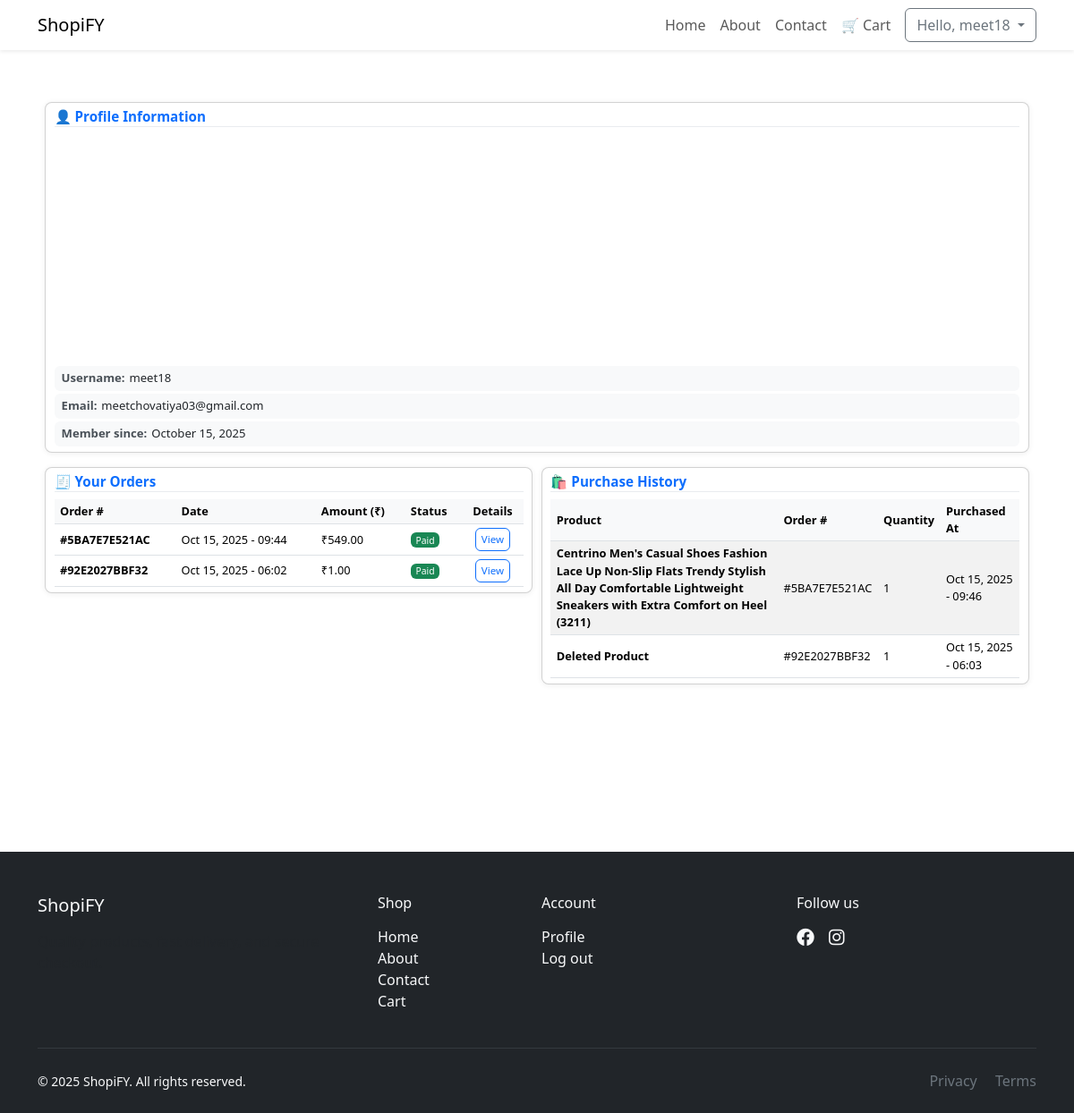
Screenshot of /profile/ (signed in) with the database file from the repository.
### shop/models.py (models this page shows, shortened)
class Order(models.Model):
    STATUS_CHOICES = (
        ('Pending', 'Pending'),
        ('Paid', 'Paid'),
        ('Failed', 'Failed'),
    )
    user = models.ForeignKey(settings.AUTH_USER_MODEL, on_delete=models.CASCADE)
    name = models.CharField(max_length=200, default='Anonymous')
    mobile = models.CharField(max_length=20, default='0000000000')
    city = models.CharField(max_length=100, default='Unknown')
    address = models.TextField(default='Not provided')
    pincode = models.CharField(max_length=10, default="")
    razorpay_order_id = models.CharField(max_length=255, blank=True, null=True)
    razorpay_payment_id = models.CharField(max_length=255, blank=True, null=True)
    razorpay_signature = models.CharField(max_length=255, blank=True, null=True)
    amount = models.DecimalField(max_digits=10, decimal_places=2, default=Decimal('0.00'))
    status = models.CharField(max_length=20, choices=STATUS_CHOICES, default='Pending')
    created_at = models.DateTimeField(auto_now_add=True)
    order_number = models.CharField(
        max_length=12,
        unique=True,
        editable=False,
        default=generate_unique_order_number,
        blank=False
    )
    class Meta:
        ordering = ['-created_at']

class UserPurchaseHistory(models.Model):
    user = models.ForeignKey(settings.AUTH_USER_MODEL, on_delete=models.CASCADE)
    product = models.ForeignKey(Product, on_delete=models.SET_NULL, null=True)
    order = models.ForeignKey(Order, on_delete=models.CASCADE)
    quantity = models.PositiveIntegerField(default=1)
    purchased_at = models.DateTimeField(auto_now_add=True)
    class Meta:
        verbose_name_plural = "User Purchase Histories"
        ordering = ['-purchased_at']

class Product(models.Model):
    name = models.CharField(max_length=200)
    description = models.TextField()
    price = models.DecimalField(max_digits=10, decimal_places=2, validators=[MinValueValidator(0)])
    image = models.ImageField(upload_to='products/%Y/%m', blank=True, null=True)
    category = models.ForeignKey(Category, related_name='products', on_delete=models.CASCADE)
    stock = models.PositiveIntegerField(default=0)
    available = models.BooleanField(default=True)
    discount_percent = models.PositiveIntegerField(default=0, help_text="Percentage discount for sale items")
    created_at = models.DateTimeField(auto_now_add=True)
    updated_at = models.DateTimeField(auto_now=True)
    class Meta:
        ordering = ['-created_at']

### shop/views.py (the view)
# urls.py: path('profile/', views.profile_view, name='profile'),
@login_required(login_url='/login/')
def profile_view(request):
    orders = Order.objects.filter(user=request.user).order_by('-created_at')
    purchase_history = UserPurchaseHistory.objects.filter(user=request.user)\
                        .select_related('product', 'order').order_by('-purchased_at')
    context = {
        'user_obj': request.user,
        'orders': orders,
        'purchase_history': purchase_history,
        'now': datetime.now()
    }
    return render(request, 'shop/profile.html', context)

### shop/models.py (called while the page is built)
    @property
    def subtotal(self):
        return self.price * self.quantity

### templates/shop/profile.html (shortened to what this page needs)
{% extends "base.html" %}
{% block content %}
<div class="profile-page">
    <div class="profile-content container">
        <div class="row justify-content-center">
            <div class="col-lg-10 col-xl-12">
                <div class="card profile-card mb-3">
                    <div class="card-body">
                        <div class="section-header">
                            <h2>👤 Profile Information</h2>
                        </div>
                        <div class="profile-info">
                            <div class="profile-info-item">
                                <strong>Username:</strong>
                                <span>{{ user_obj.username }}</span>
                            </div>
                            <div class="profile-info-item">
                                <strong>Email:</strong>
                                <span>{{ user_obj.email|default:"—" }}</span>
                            </div>
                            <div class="profile-info-item">
                                <strong>Member since:</strong>
                                <span>{{ user_obj.date_joined|date:"F j, Y" }}</span>
                            </div>
                        </div>
                    </div>
                </div>
                <div class="dashboard-row">
                    <div class="card profile-card">
                        <div class="card-body">
                            <div class="section-header">
                                <h2>🧾 Your Orders</h2>
                            </div>
                            {% if orders %}
                            <div class="table-responsive">
                                <table class="table table-hover">
                                    <thead>
                                        <tr>
                                            <th>Order #</th>
                                            <th>Date</th>
                                            <th>Amount (₹)</th>
                                            <th>Status</th>
                                            <th class="text-center">Details</th>
                                        </tr>
                                    </thead>
                                    <tbody>
                                        {% for order in orders %}
                                        <tr>
                                            <td class="fw-semibold">#{{ order.order_number }}</td>
                                            <td>{{ order.created_at|date:"M d, Y - H:i" }}</td>
                                            <td>₹{{ order.amount }}</td>
                                            <td>
                                                {% if order.status == "Paid" %}
                                                <span class="badge bg-success">Paid</span>
                                                {% elif order.status == "Pending" %}
                                                <span class="badge bg-warning text-dark">Pending</span>
                                                {% else %}
                                                <span class="badge bg-danger">Failed</span>
                                                {% endif %}
                                            </td>
                                            <td class="text-center">
                                                <button class="btn btn-sm btn-outline-primary" type="button" data-bs-toggle="collapse" data-bs-target="#order{{ order.id }}">
                                                    View
                                                </button>
                                            </td>
                                        </tr>
                                        {% endfor %}
                                    </tbody>
                                </table>
                            </div>
                            {% else %}
                            <div class="empty-state">
                                <p>You have not placed any orders yet.</p>
                            </div>
                            {% endif %}
                        </div>
                    </div>
                    <div class="card profile-card">
                        <div class="card-body">
                            <div class="section-header">
                                <h2>🛍️ Purchase History</h2>
                            </div>
                            {% if purchase_history %}
                            <div class="table-responsive">
                                <table class="table table-striped">
                                    <thead>
                                        <tr>
                                            <th>Product</th>
                                            <th>Order #</th>
                                            <th>Quantity</th>
                                            <th>Purchased At</th>
                                        </tr>
                                    </thead>
                                    <tbody>
                                        {% for item in purchase_history %}
                                        <tr>
                                            <td class="fw-semibold">{{ item.product.name|default:"Deleted Product" }}</td>
                                            <td>#{{ item.order.order_number }}</td>
                                            <td>{{ item.quantity }}</td>
                                            <td>{{ item.purchased_at|date:"M d, Y - H:i" }}</td>
                                        </tr>
                                        {% endfor %}
                                    </tbody>
                                </table>
                            </div>
                            {% else %}
                            <div class="empty-state">
                                <p>No purchases recorded yet.</p>
                            </div>
                            {% endif %}
                        </div>
                    </div>
                </div>
            </div>
        </div>
    </div>
</div>
{% endblock %}

### templates/base.html (shortened to what this page needs)
{% load static %}
<!DOCTYPE html>
<html lang="en">
<head>
    <link
        href="https://cdn.jsdelivr.net/npm/bootstrap@5.3.2/dist/css/bootstrap.min.css"
        rel="stylesheet"
    />
    <link rel="stylesheet" href="{% static 'shop/css/main.css' %}" />
</head>
<body>
    <nav class="navbar navbar-expand-lg navbar-light bg-white shadow-sm">
        <div class="container">
            <a class="navbar-brand" href="{% url 'shop:home' %}">ShopiFY</a>
            <div class="collapse navbar-collapse" id="nav">
                <ul class="navbar-nav ms-auto align-items-center">
                    <li class="nav-item">
                        <a class="nav-link" href="{% url 'shop:home' %}">Home</a>
                    </li>
                    <li class="nav-item">
                        <a class="nav-link" href="{% url 'shop:about' %}">About</a>
                    </li>
                    <li class="nav-item">
                        <a class="nav-link" href="{% url 'shop:contact' %}">Contact</a>
                    </li>
                    <li class="nav-item">
                        <a class="nav-link position-relative" href="{% url 'shop:cart' %}">
                            🛒 Cart
                        </a>
                    </li>
                    {% if request.user.is_authenticated %}
                        <li class="nav-item dropdown ms-2">
                            <a class="btn btn-outline-secondary dropdown-toggle" href="#" id="userMenu" role="button" data-bs-toggle="dropdown" aria-expanded="false">
                                Hello, {{ request.user.username }}
                            </a>
                        </li>
                    {% endif %}
                </ul>
            </div>
        </div>
    </nav>
    <div class="container my-5">
        {% block content %}{% endblock %}
    </div>
    <footer class="bg-dark text-light pt-5 mt-5">
        <div class="container">
            <div class="row gy-4">
                <div class="col-12 col-md-4">
                    <h5 class="mb-3">ShopiFY</h5>
                    <p class="text-muted">Quality products, fast delivery, and secure checkout.</p>
                </div>
                <div class="col-6 col-md-2">
                    <h6 class="mb-3">Shop</h6>
                    <ul class="list-unstyled">
                        <li><a class="link-light text-decoration-none" href="{% url 'shop:home' %}">Home</a></li>
                        <li><a class="link-light text-decoration-none" href="{% url 'shop:about' %}">About</a></li>
                        <li><a class="link-light text-decoration-none" href="{% url 'shop:contact' %}">Contact</a></li>
                        <li><a class="link-light text-decoration-none" href="{% url 'shop:cart' %}">Cart</a></li>
                    </ul>
                </div>
                <div class="col-6 col-md-3">
                    <h6 class="mb-3">Account</h6>
                    <ul class="list-unstyled">
                        {% if request.user.is_authenticated %}
                            <li><a class="link-light text-decoration-none" href="{% url 'shop:profile' %}">Profile</a></li>
                            <li><a class="link-light text-decoration-none" href="{% url 'shop:logout' %}">Log out</a></li>
                        {% else %}
                            <li><a class="link-light text-decoration-none" href="{% url 'shop:login' %}">Log in</a></li>
                            <li><a class="link-light text-decoration-none" href="{% url 'shop:register' %}">Sign up</a></li>
                        {% endif %}
                    </ul>
                </div>
                <div class="col-12 col-md-3">
                    <h6 class="mb-3">Follow us</h6>
                    <div class="d-flex gap-3">
                        <a class="text-light" href="#" aria-label="Facebook"><i class="fab fa-facebook fa-lg"></i></a>
                        <a class="text-light" href="#" aria-label="Instagram"><i class="fab fa-instagram fa-lg"></i></a>
                    </div>
                </div>
            </div>
            <hr class="border-secondary my-4" />
            <div class="d-flex flex-column flex-md-row justify-content-between align-items-center pb-4">
                <small class="">© {% now "Y" %} ShopiFY. All rights reserved.</small>
                <div class="mt-2 mt-md-0">
                    <a href="{% url 'shop:privacy' %}" class="link-secondary text-decoration-none me-3">Privacy</a>
                    <a href="{% url 'shop:terms' %}" class="link-secondary text-decoration-none">Terms</a>
                </div>
            </div>
        </div>
    </footer>
    <link rel="stylesheet" href="https://cdnjs.cloudflare.com/ajax/libs/font-awesome/6.0.0/css/all.min.css">
</body>
</html>

### static/shop/css/main.css (style rules this page uses)
.card { display: flex; flex-direction: column; justify-content: space-between; border-radius: 12px; overflow: hidden; background-color: #fff; box-shadow: 0 6px 18px rgba(0,0,0,0.1); transition: transform 0.3s, box-shadow 0.3s; height: 100%; }
.card-body { padding: 10px; flex-grow: 1; display: flex; flex-direction: column; justify-content: space-between; }
.col-md-3 { padding-left: 5px; padding-right: 5px; }
.table td, .table th { vertical-align: middle; }
.badge { font-size: 0.85rem; }

### templates/shop/profile.html (style rules this page uses)
.profile-page { display: flex; flex-direction: column; min-height: 100vh; gap: 0.6rem; }
.profile-content { flex: 1; padding: 0.6rem 0.5rem; }
.profile-card { border-radius: 8px; overflow: hidden; box-shadow: 0 1px 6px rgba(0,0,0,0.07); background-color: #fff; margin-bottom: 0; }
.card-body { padding: 0.4rem 0.6rem; display: flex; flex-direction: column; gap: 0.3rem; }
.section-header { display: flex; align-items: center; gap: 0.3rem; margin-bottom: 0.2rem; padding-bottom: 0.1rem; border-bottom: 1px solid #e9ecef; }
.section-header h2 { margin: 0; font-size: 0.95rem; font-weight: 600; color: #0d6efd; }
.profile-info { display: flex; flex-direction: column; gap: 0.2rem; margin-top: 0; }
.profile-info-item { flex: 1 1 100%; display: flex; align-items: center; padding: 0.25rem 0.5rem; background: #f8f9fa; border-radius: 6px; font-size: 0.82rem; gap: 0.3rem; }
.profile-info-item strong { color: #495057; font-weight: 600; }
.profile-info-item span { color: #212529; }
.table { margin-bottom: 0; font-size: 0.8rem; width: 100%; border-collapse: collapse; }
.table th, .table td { padding: 0.25rem 0.4rem; vertical-align: middle; border-top: none; }
.table th { font-weight: 600; background-color: #f8f9fa; border-bottom: 1px solid #dee2e6; }
.btn-sm, .btn-primary { padding: 0.2rem 0.35rem; font-size: 0.72rem; font-weight: 500; border-radius: 6px; }
.badge { font-size: 0.65rem; padding: 0.2rem 0.35rem; font-weight: 500; }
.dashboard-row { display: flex; gap: 0.6rem; }
.dashboard-row .profile-card { flex: 1 1 50%; }

### rows the page displays
Order: order_number "5BA7E7E521AC", created_at "Oct 15, 2025 - 09:44", amount "549.00", status "Paid"
Order: order_number "92E2027BBF32", created_at "Oct 15, 2025 - 06:02", amount "1.00", status "Paid"
UserPurchaseHistory: product.name "Centrino Men's Casual Shoes Fashion Lace Up Non-Slip Flats Trendy Stylish All Day Comfortable Lightweight Sneakers with Extra Comfort on Heel (3211)", order.order_number "5BA7E7E521AC", quantity "1", purchased_at "Oct 15, 2025 - 09:46"
UserPurchaseHistory: product.name "Deleted Product", order.order_number "92E2027BBF32", quantity "1", purchased_at "Oct 15, 2025 - 06:03"

### other values shown
{{ request.user.username }} "meet18"
{{ user_obj.username }} "meet18"
{{ user_obj.email|default:"—" }} "meetchovatiya03@gmail.com"
{{ user_obj.date_joined|date:"F j, Y" }} "October 15, 2025"
